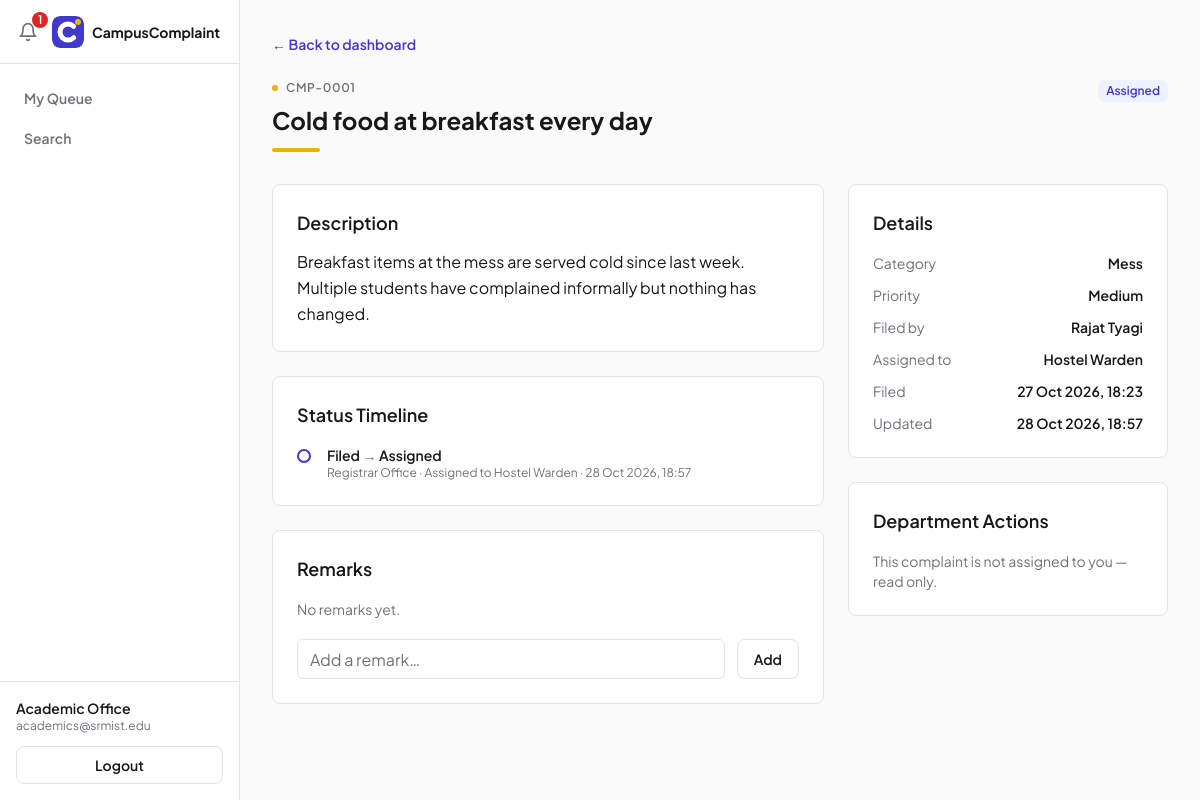
The app's page /complaints/CMP-0001/ (signed in) with its own data.
### complaints/models.py (models this page shows, shortened)
class User(AbstractUser):
    class Role(models.TextChoices):
        STUDENT = "STUDENT", "Student"
        ADMIN = "ADMIN", "Admin"
        DEPARTMENT = "DEPARTMENT", "Department"
    username = models.CharField(max_length=150, unique=True, blank=True)
    name = models.CharField(max_length=120)
    email = models.EmailField(unique=True)
    role = models.CharField(
        max_length=20,
        choices=Role.choices,
        default=Role.STUDENT,
    )
    department = models.CharField(
        max_length=80,
        blank=True,
        help_text="Only used for department accounts (e.g. Mess, Hostel).",
    )
    objects = UserManager()
    USERNAME_FIELD = "email"
    REQUIRED_FIELDS = []
    @property
    def is_student(self):
        return self.role == self.Role.STUDENT
    @property
    def is_department(self):
        return self.role == self.Role.DEPARTMENT
    @property
    def is_administrator(self):
        return self.role == self.Role.ADMIN

class Complaint(models.Model):
    class Category(models.TextChoices):
        MESS = "MESS", "Mess"
        HOSTEL = "HOSTEL", "Hostel"
        ACADEMICS = "ACADEMICS", "Academics"
        INFRASTRUCTURE = "INFRASTRUCTURE", "Infrastructure"
        OTHERS = "OTHERS", "Others"
    class Priority(models.TextChoices):
        LOW = "LOW", "Low"
        MEDIUM = "MEDIUM", "Medium"
        HIGH = "HIGH", "High"
        URGENT = "URGENT", "Urgent"
    class Status(models.TextChoices):
        FILED = "FILED", "Filed"
        ASSIGNED = "ASSIGNED", "Assigned"
        IN_PROGRESS = "IN_PROGRESS", "In Progress"
        RESOLVED = "RESOLVED", "Resolved"
        CLOSED = "CLOSED", "Closed"
        REOPENED = "REOPENED", "Reopened"
    ALLOWED_TRANSITIONS = {
        Status.FILED: {Status.ASSIGNED},
        Status.ASSIGNED: {Status.IN_PROGRESS},
        Status.IN_PROGRESS: {Status.RESOLVED},
        Status.RESOLVED: {Status.CLOSED, Status.IN_PROGRESS},
        Status.CLOSED: {Status.REOPENED},
        Status.REOPENED: {Status.IN_PROGRESS},
    }
    number = models.CharField(max_length=12, unique=True, editable=False, blank=True)
    title = models.CharField(max_length=120)
    description = models.TextField()
    category = models.CharField(max_length=20, choices=Category.choices)
    priority = models.CharField(
        max_length=10,
        choices=Priority.choices,
        default=Priority.MEDIUM,
    )
    status = models.CharField(
        max_length=20,
        choices=Status.choices,
        default=Status.FILED,
    )
    created_by = models.ForeignKey(
        User,
        on_delete=models.PROTECT,
        related_name="filed_complaints",
    )
    assigned_to = models.ForeignKey(
        User,
        on_delete=models.SET_NULL,
        null=True,
        blank=True,
        related_name="assigned_complaints",
    )
    created_at = models.DateTimeField(default=timezone.now)
    updated_at = models.DateTimeField(default=timezone.now)
    closed_at = models.DateTimeField(null=True, blank=True)
    class Meta:
        ordering = ["-updated_at"]

class StatusEvent(models.Model):
    complaint = models.ForeignKey(
        Complaint,
        on_delete=models.CASCADE,
        related_name="history",
    )
    from_status = models.CharField(max_length=20, choices=Complaint.Status.choices)
    to_status = models.CharField(max_length=20, choices=Complaint.Status.choices)
    actor = models.ForeignKey(
        User,
        on_delete=models.SET_NULL,
        null=True,
        related_name="status_events",
    )
    actor_name = models.CharField(max_length=120)
    note = models.CharField(max_length=255, blank=True)
    created_at = models.DateTimeField(default=timezone.now)
    class Meta:
        ordering = ["created_at"]

### complaints/views.py (the view)
@login_required
def complaint_detail(request, number):
    complaint = get_object_or_404(
        Complaint.objects.select_related("created_by", "assigned_to"),
        number__iexact=number,
    )
    user = request.user
    is_owner = user.is_student and complaint.created_by_id == user.id
    is_assigned_department = (
        user.is_department and complaint.assigned_to_id == user.id
    )
    context = {
        "c": complaint,
        "departments": services.department_accounts() if user.is_administrator else None,
        "assign_form": AssignForm(),
        "remark_form": RemarkForm(),
        "resolution_form": ResolutionForm(),
        "reject_form": RejectForm(),
        "is_owner": is_owner,
        "is_assigned_department": is_assigned_department,
        "can_assign": user.is_administrator
        and complaint.status == Complaint.Status.FILED,
        "can_start": is_assigned_department
        and complaint.status in {Complaint.Status.ASSIGNED, Complaint.Status.REOPENED},
        "can_resolve": is_assigned_department
        and complaint.status == Complaint.Status.IN_PROGRESS,
        "can_accept": is_owner and complaint.status == Complaint.Status.RESOLVED,
        "can_reject": is_owner and complaint.status == Complaint.Status.RESOLVED,
        "can_reopen": is_owner and complaint.can_reopen,
        "can_edit": services.can_edit(user, complaint),
        "can_delete": services.can_delete(user, complaint),
        "active": "",
    }
    return render(request, "complaints/detail.html", context)

### complaints/templates/complaints/detail.html (shortened to what this page needs)
{% extends "base.html" %}
{% block content %}
<div class="mb-6">
    <a href="{% url 'home' %}" class="text-sm font-semibold text-primary hover:underline">&larr; Back to dashboard</a>
</div>
<div class="mb-8 flex flex-wrap items-start justify-between gap-4">
    <div>
        <div class="mb-2 flex items-center gap-2 text-xs font-semibold uppercase tracking-wider text-muted">
            <span class="h-1.5 w-1.5 rounded-full bg-accent"></span>
            <span>{{ c.number }}</span>
        </div>
        <h1 class="text-2xl font-bold text-ink">{{ c.title }}</h1>
        <div class="mt-3 h-1 w-12 rounded-full bg-accent"></div>
    </div>
    <div class="flex flex-wrap items-center gap-2">
        {% include "fragments/badge.html" with status=c.status label=c.get_status_display %}
    </div>
</div>
<div class="grid gap-6 lg:grid-cols-[1fr_320px]">
    <div class="space-y-6">
        <div class="rounded-lg border border-border bg-card p-6">
            <h2 class="mb-3 text-lg font-semibold text-ink">Description</h2>
            <p class="whitespace-pre-wrap text-base leading-relaxed text-ink">{{ c.description }}</p>
        </div>
        <div class="rounded-lg border border-border bg-card p-6">
            <h2 class="mb-4 text-lg font-semibold text-ink">Status Timeline</h2>
            <ol class="space-y-4">
                {% for e in c.history.all %}
                <li class="relative flex gap-4 pb-4 last:pb-0">
                    <span class="relative z-10 mt-1 h-3.5 w-3.5 shrink-0 rounded-full border-2 border-primary bg-card"></span>
                    <div>
                        <div class="text-sm font-semibold text-ink">
                            <span>{{ e.get_from_status_display }}</span>
                            <span class="text-muted">&rarr;</span>
                            <span>{{ e.get_to_status_display }}</span>
                        </div>
                        <div class="text-xs text-muted">
                            <span>{{ e.actor_name }}</span>
                            {% if e.note %}<span> · {{ e.note }}</span>{% endif %}
                            <span> · </span><span>{{ e.created_at|date:"d M Y, H:i" }}</span>
                        </div>
                    </div>
                </li>
                {% empty %}
                <li class="text-sm text-muted">No transitions yet.</li>
                {% endfor %}
            </ol>
        </div>
        <div class="rounded-lg border border-border bg-card p-6">
            <h2 class="mb-4 text-lg font-semibold text-ink">Remarks</h2>
            <div class="mb-5 space-y-3">
                {% for r in c.remarks.all %}
                <div class="rounded-lg border border-border bg-page p-4">
                    <div class="mb-1 flex items-center justify-between">
                        <span class="text-sm font-semibold text-ink">
                            <span>{{ r.author_name }}</span>
                            <span class="ml-2 rounded-lg bg-surface px-2 py-0.5 text-xs font-semibold text-primary">{{ r.author_role }}</span>
                        </span>
                        <span class="text-xs text-muted">{{ r.created_at|date:"d M Y, H:i" }}</span>
                    </div>
                    <p class="text-sm text-ink">{{ r.text }}</p>
                </div>
                {% empty %}
                <div class="text-sm text-muted">No remarks yet.</div>
                {% endfor %}
            </div>
            <form action="{% url 'add_remark' c.number %}" method="post" class="flex gap-3">
                {{ remark_form.text }}
                <button type="submit"
                        class="h-10 rounded-lg border border-border px-4 text-sm font-semibold text-ink transition hover:bg-page">Add</button>
            </form>
        </div>
    </div>
    <div class="space-y-6">
        <div class="rounded-lg border border-border bg-card p-6">
            <h2 class="mb-4 text-lg font-semibold text-ink">Details</h2>
            <dl class="space-y-3 text-sm">
                <div class="flex justify-between gap-3">
                    <dt class="text-muted">Category</dt>
                    <dd class="font-semibold text-ink">{{ c.get_category_display }}</dd>
                </div>
                <div class="flex justify-between gap-3">
                    <dt class="text-muted">Priority</dt>
                    <dd class="font-semibold text-ink">{{ c.get_priority_display }}</dd>
                </div>
                <div class="flex justify-between gap-3">
                    <dt class="text-muted">Filed by</dt>
                    <dd class="font-semibold text-ink">{{ c.created_by.name }}</dd>
                </div>
                <div class="flex justify-between gap-3">
                    <dt class="text-muted">Assigned to</dt>
                    <dd class="font-semibold text-ink">{{ c.assigned_to.name|default:"Not assigned" }}</dd>
                </div>
                <div class="flex justify-between gap-3">
                    <dt class="text-muted">Filed</dt>
                    <dd class="font-semibold text-ink">{{ c.created_at|date:"d M Y, H:i" }}</dd>
                </div>
                <div class="flex justify-between gap-3">
                    <dt class="text-muted">Updated</dt>
                    <dd class="font-semibold text-ink">{{ c.updated_at|date:"d M Y, H:i" }}</dd>
                </div>
            </dl>
        </div>
        {% if user.is_department %}
        <div class="rounded-lg border border-border bg-card p-6">
            <h2 class="mb-4 text-lg font-semibold text-ink">Department Actions</h2>
            {% if is_assigned_department %}
            <div class="space-y-3">
                <form action="{% url 'start_complaint' c.number %}" method="post">
                    {% csrf_token %}
                    <button type="submit"
                            {% if not can_start %}disabled title="Available when the complaint is assigned or reopened"{% endif %}
                            class="h-10 w-full rounded-lg bg-primary px-4 text-sm font-semibold text-white transition hover:bg-primary-hover disabled:cursor-not-allowed disabled:opacity-50">
                        {% if c.status == 'REOPENED' %}Resume Work{% else %}Start Work{% endif %}
                    </button>
                </form>
                <form action="{% url 'resolve_complaint' c.number %}" method="post" class="space-y-3">
                    {% csrf_token %}
                    {{ resolution_form.remark }}
                    <button type="submit"
                            {% if not can_resolve %}disabled title="Available while work is in progress"{% endif %}
                            class="h-10 w-full rounded-lg bg-primary px-4 text-sm font-semibold text-white transition hover:bg-primary-hover disabled:cursor-not-allowed disabled:opacity-50">Mark Resolved</button>
                </form>
            </div>
            {% else %}
            <p class="text-sm text-muted">This complaint is not assigned to you — read only.</p>
            {% endif %}
        </div>
        {% endif %}
    </div>
</div>
{% endblock %}

### complaints/templates/fragments/sidebar.html (shortened to what this page needs)
{% load static %}
<nav id="sidebarNav" class="fixed inset-y-0 left-0 z-40 flex w-60 -translate-x-full flex-col border-r border-border bg-card transition-transform duration-200 ease-out lg:translate-x-0">
    <div class="relative flex h-16 items-center gap-2 border-b border-border px-3">
        <button type="button" id="notifToggle" aria-label="Notifications"
                class="relative hidden h-8 w-8 shrink-0 items-center justify-center rounded-lg text-muted transition hover:bg-page hover:text-ink lg:flex">
            <svg xmlns="http://www.w3.org/2000/svg" viewBox="0 0 24 24" fill="none" stroke="currentColor"
                 stroke-width="2" stroke-linecap="round" stroke-linejoin="round" class="h-5 w-5">
                <path d="M6 8a6 6 0 0 1 12 0c0 7 3 9 3 9H3s3-2 3-9"></path>
                <path d="M10.3 21a1.94 1.94 0 0 0 3.4 0"></path>
            </svg>
            {% if unread_count > 0 %}
            <span class="absolute -right-1 -top-1 inline-flex h-4 min-w-[16px] items-center justify-center rounded-full bg-danger px-1 text-xs font-semibold text-white">{{ unread_count }}</span>
            {% endif %}
        </button>
        <img src="{% static 'img/logo-mark.svg' %}" alt="CampusComplaint" class="h-8 w-8 shrink-0 rounded-lg">
        <span class="min-w-0 truncate text-sm font-bold text-ink">CampusComplaint</span>
    </div>
    <div class="flex-1 space-y-1 px-3 py-4">
        {% if user.is_student %}
        <a href="{% url 'dashboard_student' %}"
           class="block rounded-lg px-3 py-2 text-sm font-semibold transition {% if active == 'dashboard' %}bg-surface text-primary{% else %}text-muted hover:bg-page hover:text-ink{% endif %}">Dashboard</a>
        {% elif user.is_administrator %}
        <a href="{% url 'dashboard_admin' %}"
           class="block rounded-lg px-3 py-2 text-sm font-semibold transition {% if active == 'dashboard' %}bg-surface text-primary{% else %}text-muted hover:bg-page hover:text-ink{% endif %}">Dashboard</a>
        {% else %}
        <a href="{% url 'dashboard_department' %}"
           class="block rounded-lg px-3 py-2 text-sm font-semibold transition {% if active == 'dashboard' %}bg-surface text-primary{% else %}text-muted hover:bg-page hover:text-ink{% endif %}">My Queue</a>
        {% endif %}
        <a href="{% url 'search' %}"
           class="block rounded-lg px-3 py-2 text-sm font-semibold transition {% if active == 'search' %}bg-surface text-primary{% else %}text-muted hover:bg-page hover:text-ink{% endif %}">Search</a>
    </div>
    <div class="border-t border-border px-4 py-4">
        <div class="text-sm font-semibold text-ink">{{ user.name }}</div>
        <div class="mb-3 text-xs text-muted">{{ user.email }}</div>
        <form method="post" action="{% url 'logout' %}">
            <button type="submit"
                    class="block w-full rounded-lg border border-border px-3 py-2 text-center text-sm font-semibold text-ink transition hover:bg-page">Logout</button>
        </form>
    </div>
</nav>

### records on screen
User: name "Academic Office", email "academics@srmist.edu"
Complaint: number "CMP-0001", title "Cold food at breakfast every day", description "Breakfast items at the mess are served cold since last week. Multiple students have complained informally but nothing has changed.", category "Mess", priority "Medium", created_by.name "Rajat Tyagi", assigned_to.name "Hostel Warden", created_at "27 Oct 2026, 18:23", updated_at "28 Oct 2026, 18:57"
StatusEvent: from_status "Filed", to_status "Assigned", actor_name "Registrar Office", note "Assigned to Hostel Warden", created_at "28 Oct 2026, 18:57"

### other values on screen
{{ unread_count }} "1"
{{ label }} "Assigned"
